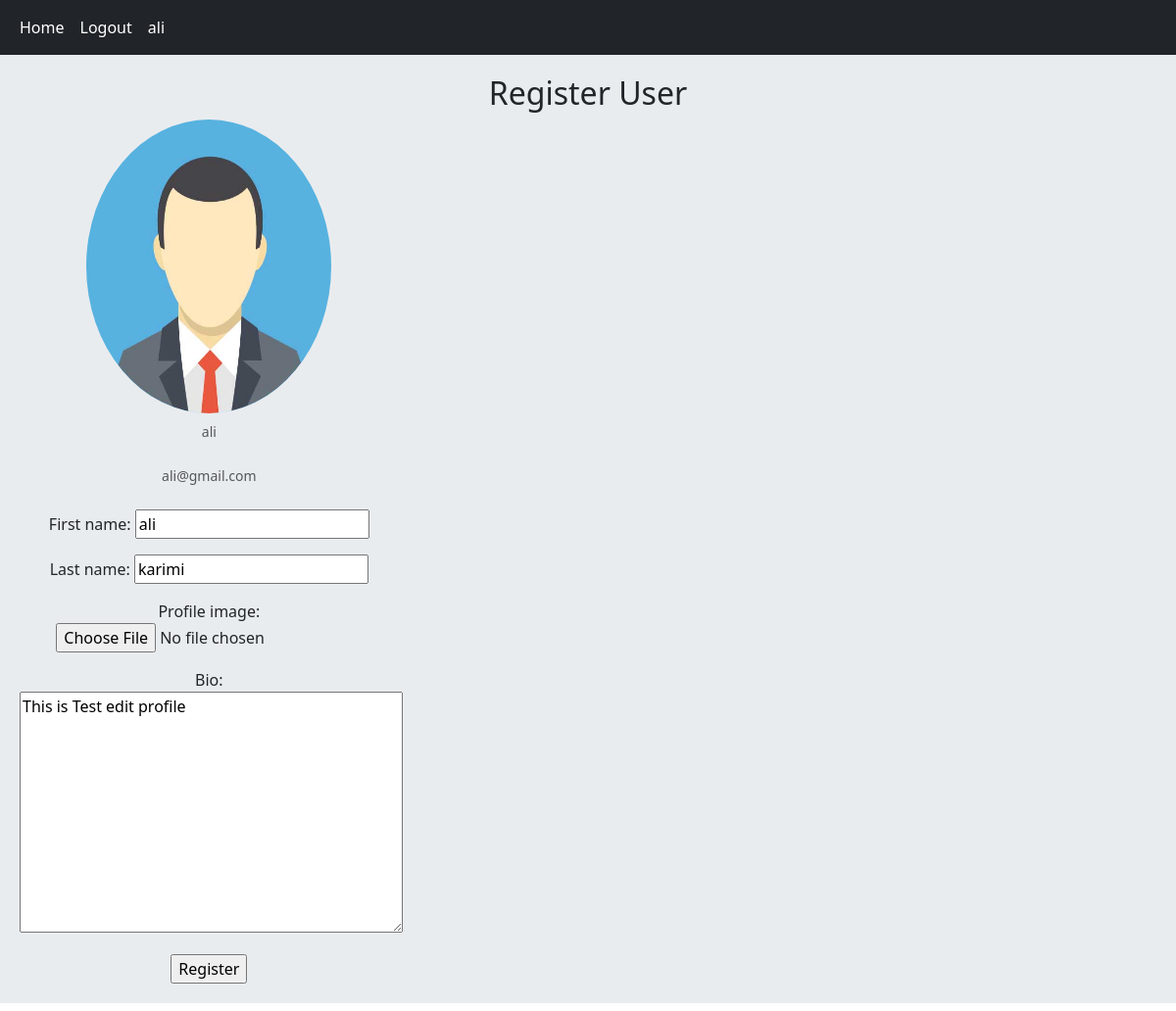
/account/profile/5/ (signed in), run on an earlier commit of the app's database.
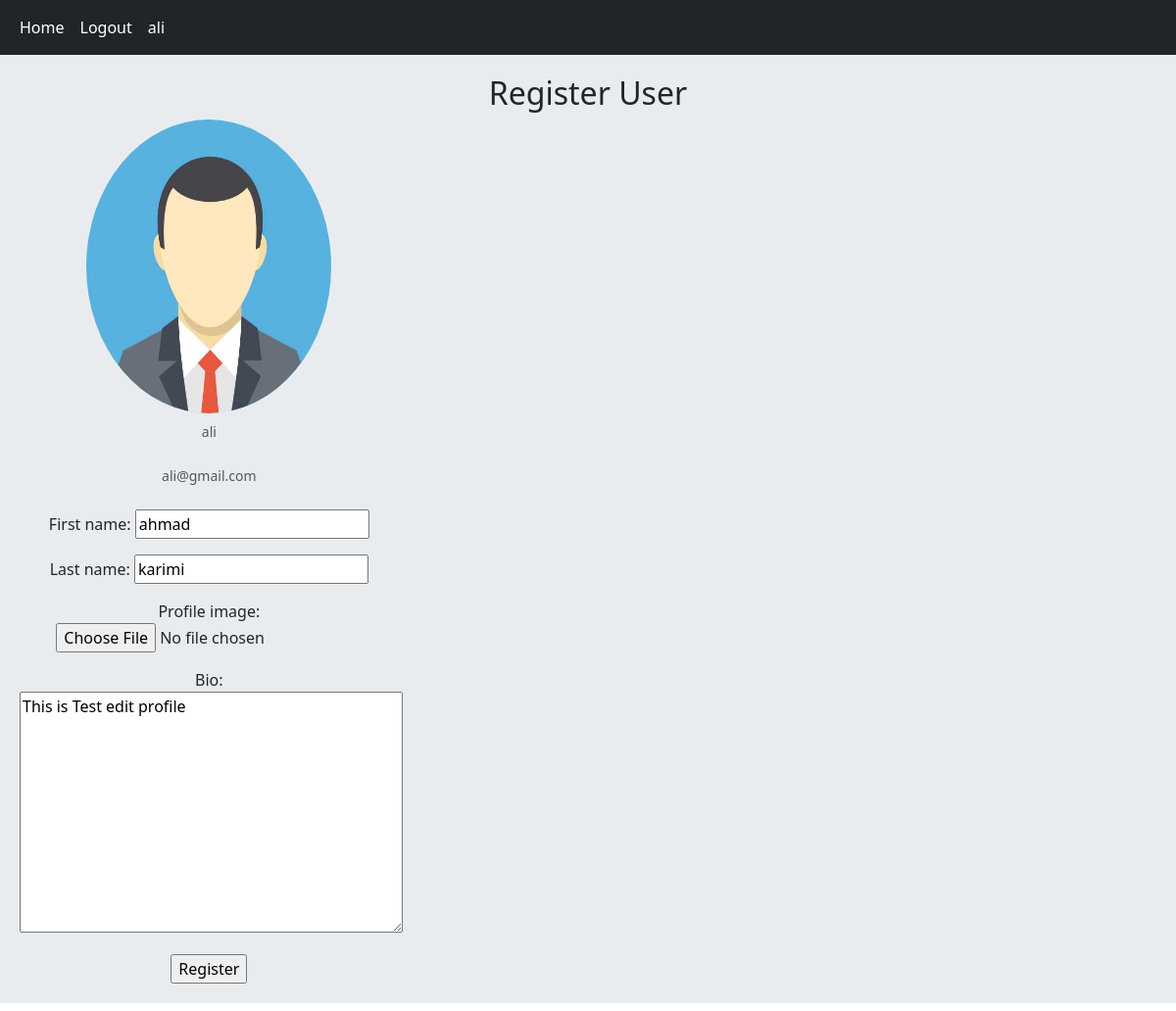
And on a later commit of the database.
### account/models.py (models this page shows, shortened)
class Account(AbstractUser):
    email = models.EmailField(max_length=60, unique=True)
    username = models.CharField(max_length=30, unique=True)
    date_joined = models.DateTimeField(auto_now_add=True)
    last_login = models.DateTimeField(auto_now=True)
    is_admin = models.BooleanField(default=False)
    is_active = models.BooleanField(default=True)
    is_staff = models.BooleanField(default=False)
    is_superuser = models.BooleanField(default=False)
    profile_image = models.ImageField(max_length=255, upload_to=get_profile_image_filepath, null=True, blank=True,
                                      default=get_default_profile_image)
    bio = models.TextField(blank=True)
    USERNAME_FIELD = 'username'
    REQUIRED_FIELDS = ['email']
    objects = MyAccountManager()

### account/views.py (the view, shortened to what this page needs)
# urls.py: path('profile/<int:user_id>/',views.UserProfileView.as_view(), name='user_profile'),
class UserProfileView(LoginRequiredMixin, View):
    form_class = UserProfileForm
    template_name = 'account/profile.html'
    def get(self, request, user_id, dic={}):
        account = Account.objects.get(pk=user_id)
        form = self.form_class(
            initial={
                'id': account.id,
                'first_name': account.first_name,
                'last_name': account.last_name,
                'bio':account.bio,
                'profile_image': account.profile_image
            }
        )
        dic['form'] = form
        dic['user'] = account
        dic['DATA_UPLOAD_MAX_MEMORY_SIZE'] = settings.DATA_UPLOAD_MAX_MEMORY_SIZE
        return render(request, 'account/profile.html', dic)

### account/forms.py (shortened to what this page needs)
class UserProfileForm(forms.ModelForm):
    profile_image = forms.ImageField(widget=forms.FileInput)
    class Meta:
        model = Account
        fields = ('first_name', 'last_name', 'profile_image', 'bio')

### account/models.py (called while the page is built)
def get_default_profile_image():
    return 'profile/profile_default/default_profile_image.png'

### account/templates/account/profile.html (shortened to what this page needs)
{% extends 'base.html' %}
{% block content %}
{% load static %}
<div class="card-body text-left">
  <div class="card-body text-lg-center">
    <h2>Register User</h2>
  </div>
</div>
    <div class="card-body text-center">
        <form action="" method="post" class="col-md-4" novalidate>
          <img
             class="img-account-profile rounded-circle mb-2"
             src="{{ user.profile_image.url }}"
             alt=""
             width="250"
             height="300">
          <div class="small font-italic text-muted mb-4">{{ user }}</div>
          <div class="small font-italic text-muted mb-4">{{ user.email }}</div>
          {{ form.as_p }}
          <input type="submit" value="Register">
        </form>
    </div>
{% endblock %}

### templates/inc/navbar.html
<nav class="navbar navbar-expand-lg navbar-dark bg-dark">
  <div class="container-fluid">
    <div class="navbar-nav">
      <a class="nav-link active"  href="{% url 'home:home' %}">Home</a>
      {% if request.user.is_authenticated %}
        <a class="nav-link active"  href="{% url 'account:user_logout' %}">Logout</a>
        <a class="nav-link active"  href="{% url 'account:user_profile' user.id %}">{{user}}</a>
      {% else %}
        <a class="nav-link active"  href="{% url 'account:user_register' %}">Register</a>
        <a class="nav-link active"  href="{% url 'account:user_login' %}">Login</a>
      {% endif %}
    </div>
  </div>
</nav>

What changed in the data, as far as the page shows it:
changed Account "ali": first_name "ali" → "ahmad"
